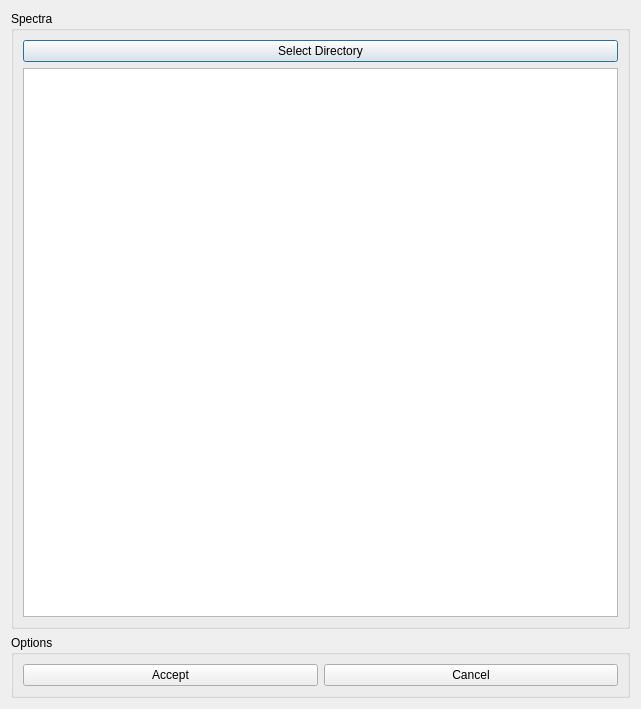
<?xml version="1.0" encoding="UTF-8"?>
<ui version="4.0">
 <class>MrsSpctrmList</class>
 <widget class="QDialog" name="MrsSpctrmList">
  <property name="geometry">
   <rect>
    <x>0</x>
    <y>0</y>
    <width>641</width>
    <height>709</height>
   </rect>
  </property>
  <property name="windowTitle">
   <string>Spectra selection</string>
  </property>
  <layout class="QGridLayout">
   <item row="0" column="0">
    <layout class="QGridLayout" name="gridLayout">
     <item row="0" column="0">
      <widget class="QGroupBox" name="groupBox">
       <property name="sizePolicy">
        <sizepolicy hsizetype="Preferred" vsizetype="Minimum">
         <horstretch>0</horstretch>
         <verstretch>0</verstretch>
        </sizepolicy>
       </property>
       <property name="title">
        <string>Spectra</string>
       </property>
       <layout class="QVBoxLayout" name="verticalLayout_2">
        <item>
         <layout class="QVBoxLayout" name="verticalLayout">
          <item>
           <widget class="QPushButton" name="fileButton">
            <property name="text">
             <string>Select Directory</string>
            </property>
           </widget>
          </item>
          <item>
           <widget class="QListWidget" name="spectraListWidget"/>
          </item>
         </layout>
        </item>
       </layout>
      </widget>
     </item>
     <item row="1" column="0">
      <widget class="QGroupBox" name="groupBox_2">
       <property name="sizePolicy">
        <sizepolicy hsizetype="Preferred" vsizetype="Fixed">
         <horstretch>0</horstretch>
         <verstretch>0</verstretch>
        </sizepolicy>
       </property>
       <property name="title">
        <string>Options</string>
       </property>
       <layout class="QHBoxLayout" name="horizontalLayout_2">
        <item>
         <layout class="QHBoxLayout" name="horizontalLayout">
          <item>
           <widget class="QPushButton" name="acceptButton">
            <property name="text">
             <string>Accept</string>
            </property>
           </widget>
          </item>
          <item>
           <widget class="QPushButton" name="cancelButton">
            <property name="text">
             <string>Cancel</string>
            </property>
           </widget>
          </item>
         </layout>
        </item>
       </layout>
      </widget>
     </item>
    </layout>
   </item>
  </layout>
 </widget>
 <resources/>
 <connections>
  <connection>
   <sender>acceptButton</sender>
   <signal>clicked()</signal>
   <receiver>MrsSpctrmList</receiver>
   <slot>accept()</slot>
   <hints>
    <hint type="sourcelabel">
     <x>169</x>
     <y>676</y>
    </hint>
    <hint type="destinationlabel">
     <x>320</x>
     <y>354</y>
    </hint>
   </hints>
  </connection>
  <connection>
   <sender>cancelButton</sender>
   <signal>clicked()</signal>
   <receiver>MrsSpctrmList</receiver>
   <slot>reject()</slot>
   <hints>
    <hint type="sourcelabel">
     <x>471</x>
     <y>676</y>
    </hint>
    <hint type="destinationlabel">
     <x>320</x>
     <y>354</y>
    </hint>
   </hints>
  </connection>
 </connections>
</ui>
